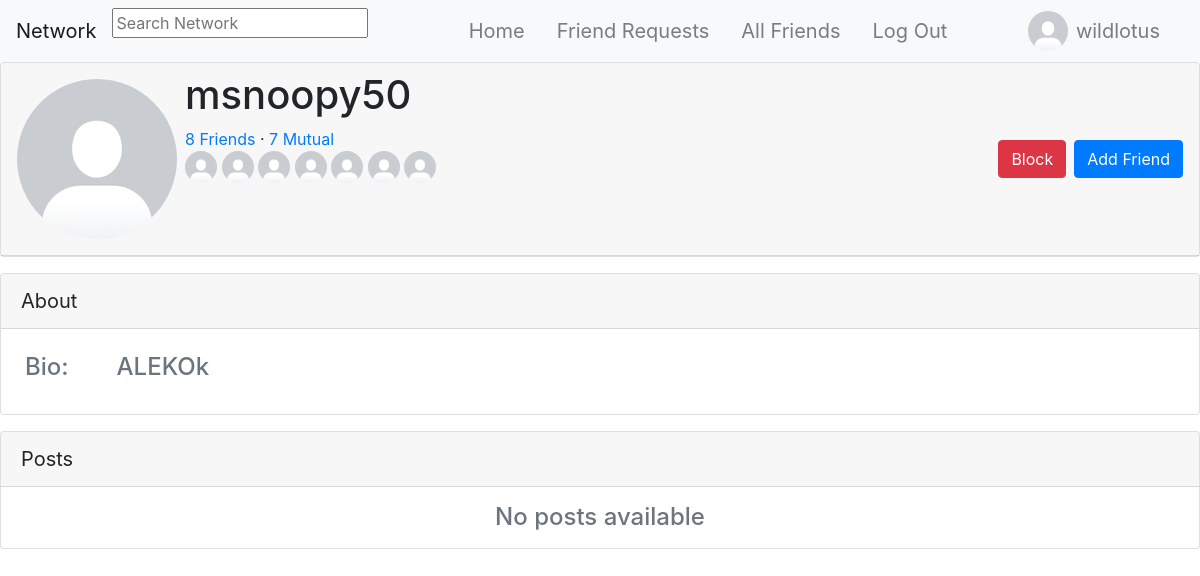
Page /profile/14 (signed in) on the committed database.
### network/models.py (models this page shows, shortened)
class User(AbstractUser):
    pass

class UserProfile(models.Model):
    user = models.OneToOneField(User, primary_key=True, related_name="profile", on_delete=models.CASCADE)
    bio = models.TextField(blank=True, default="No Bio...", max_length=101)
    picture = models.ImageField(blank=True, default="default_profile_image.png")
    friends = models.ManyToManyField(User, blank=True, related_name="friends")
    blocked = models.ManyToManyField(User, blank=True, related_name="blocked")

### network/views.py (the view)
# urls.py: path("profile/<int:profile_id>", views.show_profile, name="profile"),
def show_profile(request, profile_id):
    try:
        profile = UserProfile.objects.get(pk=profile_id)
        context = {
            "profile": profile,
            "posts": Post.objects.filter(author=profile).order_by('-timestamp'),
            "friend_request_available": not request.user.is_anonymous and not profile.user in request.user.profile.friends.all() and profile.user != request.user and not profile.user in request.user.profile.blocked.all(),
            "currently_friended": not request.user.is_anonymous and profile.user in request.user.profile.friends.all(),
        }
        if request.user.is_authenticated:
            context["self_in_friend_request"] = self_in_friend_request(profile.user, request.user)
            context["self_in_profile_friend_request"] = self_in_profile_friend_request(request.user, profile.user)
            if self_in_profile_friend_request(request.user, profile.user):
                friend_request = FriendRequest.objects.get(to_user=request.user, from_user=profile.user)
                context["friend_request_id"] = friend_request.id
            if request.user != profile.user:
                context["mutual_friends"] = mutual_friends(request.user.profile, profile)
                context["mutual_friends_amount"] = mutual_friends(request.user.profile, profile).count()
                if context["mutual_friends_amount"] >= 8:
                    context["limited_mutual_friends"] = limited_mutual_friends(request.user.profile, profile)
    except UserProfile.DoesNotExist:
        return JsonResponse({"error": "User matching query does not exist."})
    return render(request, "network/profile.html", context)

### network/views.py (called while the page is built)
def mutual_friends(request_user, profile):
    profile_friends = profile.friends.all()
    friends_with_profile = profile_friends.values_list('pk', flat=True)
    mutual_friends_of_request_user = request_user.friends.filter(pk__in=friends_with_profile)
    print(friends_with_profile)
    return mutual_friends_of_request_user

def self_in_friend_request(to_user, from_user):
    try:
        FriendRequest.objects.get(to_user=to_user, from_user=from_user)
        return True
    except FriendRequest.DoesNotExist:
        return False

def self_in_profile_friend_request(to_user, from_user):
    try:
        FriendRequest.objects.get(to_user=to_user, from_user=from_user)
        return True
    except FriendRequest.DoesNotExist:
        return False

### templates/network/profile.html (shortened to what this page needs)
{% extends "network/layout.html" %} {% load static %}
{% block body %}
    {% if not request.user in profile.blocked.all and not profile.user in request.user.profile.blocked.all %}
    <div id="profile">
        <div class="card">
            <div class="card-header d-flex p-2">
                <div class="m-2">
                    <img class="profile_picture" src="{{ profile.picture.url }}" alt="Profile Picture" style="border-radius: 50%" id="default_profile_picture">
                </div>
                <div class="d-flex flex-column">
                    <div>
                        <h1>
                            {{ profile.user.username }}
                        </h1>
                    </div>
                    <div>
                        <div>
                            <a href="{% url 'profile_friends' profile.user.id %}">
                                {{ profile.friends.count }} Friends
                            </a>
                            {% if mutual_friends_amount != 0 and profile.user != request.user %}
                                &middot;
                                <a href="{% url 'profile_mutuals' profile.user.id %}">
                                    {{ mutual_friends_amount }} Mutual
                                </a>
                            {% endif %}
                            {% if limited_mutual_friends is None %}
                                <div>
                                    {% for mutual_friend in mutual_friends %}
                                        <a href="{% url 'profile' mutual_friend.id %}">
                                            <img src="{{ mutual_friend.profile.picture.url }}" alt="Mutual Friend Profile Picture" width="32" height="32" style="border-radius: 50%;">
                                        </a>
                                    {% endfor %}
                                </div>
                            {% endif %}
                        </div>
                    </div>
                </div>
                    <div class="d-flex ml-auto align-items-center p-2">
                    </div>
                    <div class="d-flex align-items-center p-2">
                        {% if request.user != profile.user %}
                            {% if not profile.user in request.user.profile.blocked.all %}
                                <button type="button" class="btn btn-danger mr-2" data-toggle="modal"
                                    data-target="#blockModal" data-profile_id="{{ profile.user.id }}">Block</button>
                            {% endif %}
                        {% endif %}
                        {% if friend_request_available or self_in_friend_request or currently_friended or self_in_profile_friend_request %}
                            {% if currently_friended %}
                                <button type="button" class="btn btn-primary" data-toggle="modal" data-target="#myModal">Friends</button>
                            {% elif self_in_friend_request %}
                                <button type="button" class="btn btn-primary" id="cancel_friend_request_button" data-profile_id="{{ profile.user.id }}">Cancel Request</button>
                            {% else %}
                                <button type="button" class="btn btn-primary" id="send_friend_request_button" data-profile_id="{{ profile.user.id }}">Add Friend</button>
                            {% endif %}
                        {% endif %}
                    </div>
                </div>
            </div>
        </div>
    </div>
    <div class="card mt-3">
        <div class="card-header" style="font-size: 20px;">About</div>
            <div class="d-flex justify-content-start text-muted">
                <div class="m-3 p-2">
                    <h4>Bio:</h4>
                </div>
                <div class="m-3 p-2">
                    <h4 id="default_profile_bio">
                        {{ profile.bio }}
                    </h4>
                </div>
            </div>
        </div>
    <div class="card mt-3">
        <div class="card-header" style="font-size: 20px;">Posts</div>
        {% for post in posts %}
            {% include "network/posts.html" %}
        {% empty %}
            <div class="d-flex justify-content-center text-muted">
                <h4 class="mt-3 mb-3">No posts available</h4>
            </div>
        {% endfor %}
    </div>
    {% endif %}
{% endblock body %}

### templates/network/layout.html (shortened to what this page needs)
{% load static %}
<!DOCTYPE html>
<html lang="en">
<head>
    <link rel="stylesheet" href="https://stackpath.bootstrapcdn.com/bootstrap/4.4.1/css/bootstrap.min.css">
    <link rel="stylesheet" href="{% static 'network/css/styles.css' %}">
    <link rel="stylesheet" href="https://unpkg.com/@trevoreyre/autocomplete-js/dist/style.css">
</head>
<body>
    <nav class="navbar navbar-expand-lg navbar-light bg-light">
        <a class="navbar-brand" href="{% url 'index' %}">Network</a>
        <div id="autocomplete" class="autocomplete" style="width: 320px;">
            <form action="{% url 'search_results' %}" method="get">
                <input class="autocomplete-input" id="autocomplete_input" placeholder="Search Network" name="q">
            </form>
        </div>
        <div class="collapse navbar-collapse" id="navbarNav">
            <ul class="navbar-nav mx-auto">
                <li class="nav-item">
                    <a class="navbar-brand nav-link" href="{% url 'index' %}">
                        Home
                    </a>
                </li>
                {% if user.is_authenticated %}
                <li class="nav-item">
                    <a class="navbar-brand nav-link" href="{% url 'friend_requests' %}">
                        Friend Requests
                    </a>
                </li>
                <li class="nav-item">
                    <a class="navbar-brand nav-link" href="{% url 'friends' %}">
                        All Friends
                    </a>
                </li>
                <li class="nav-item">
                    <a class="navbar-brand nav-link" href="{% url 'account_logout' %}">
                        Log Out
                    </a>
                </li>
                {% endif %}
            </ul>
            {% if user.is_authenticated %}
                <ul class="navbar-nav ml-auto">
                    <li class="nav-item">
                        <img src="{{ user.profile.picture.url }}" alt="Logged in Profile Picture" width="40" height="40" style="border-radius: 50%;">
                    </li>
                    <li class="nav-item">
                        <a class="nav-link navbar-brand" href="{% url 'profile' user.id %}" id="profile">{{ user.username }}</a>
                    </li>
                </ul>
            {% endif %}
        </div>
    </nav>
    <div class="body">
        {% block body %}
        {% endblock %}
</body>
</html>

### rows in the picture
User: profile.picture (placeholder picture), username "wildlotus"
UserProfile: picture (placeholder picture), user.username "msnoopy50", friends.count "8", bio "ALEKOk"
User: profile.picture (placeholder picture)
User: profile.picture (placeholder picture)
User: profile.picture (placeholder picture)
User: profile.picture (placeholder picture)
User: profile.picture (placeholder picture)
User: profile.picture (placeholder picture)
User: profile.picture (placeholder picture)

### other values in the picture
{{ mutual_friends_amount }} "7"
